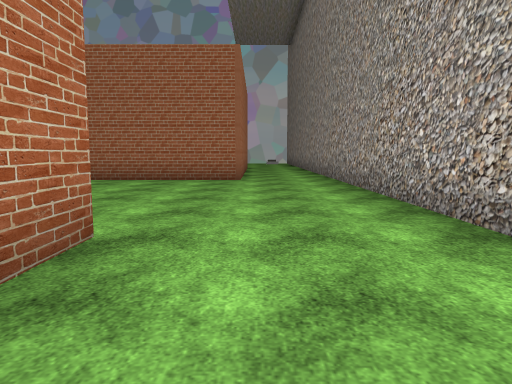
[1] (above)

19 first-person views from a walk through a Unity game level. The camera is 1.3 m above the floor, tilts 6° down and sees 70° across. The floor is counted in squares, 2 m on a side. Each view is taken from the middle of a square. On the plan, view 1 faces up. The plan holds only what a view shows up to about 11 squares ahead; the rest is blank. Some surface patterns are stand-ins.

[2]
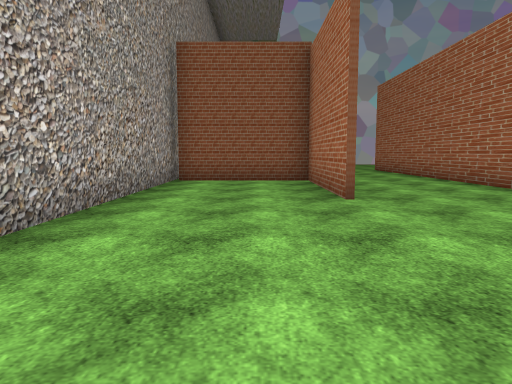

[3]
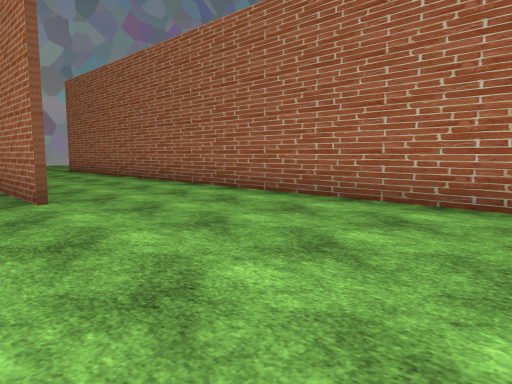

[4]
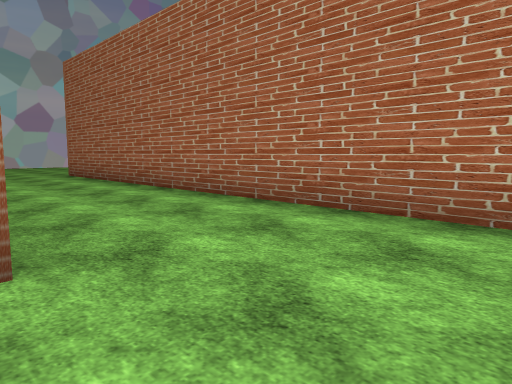

[5]
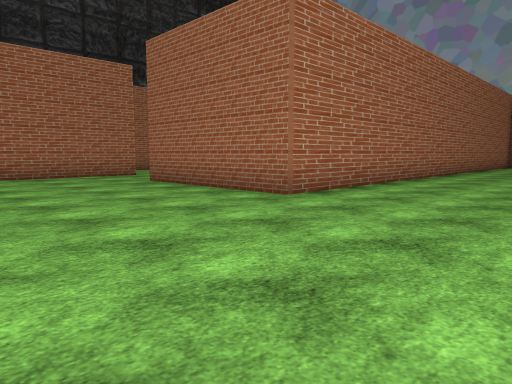

[6]
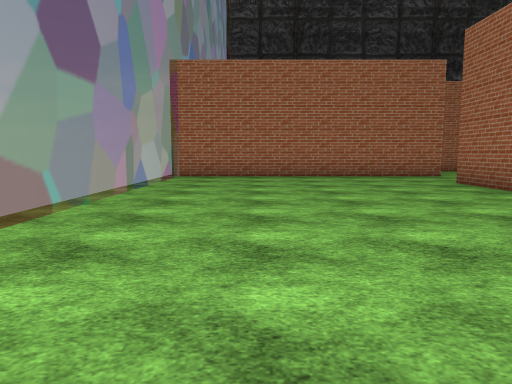

[7]
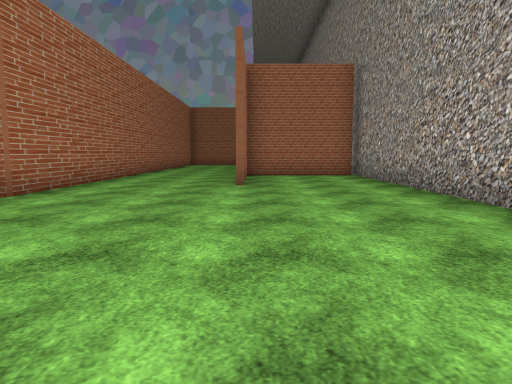

[8]
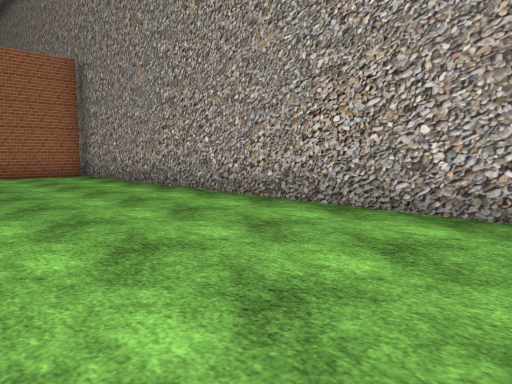

[9]
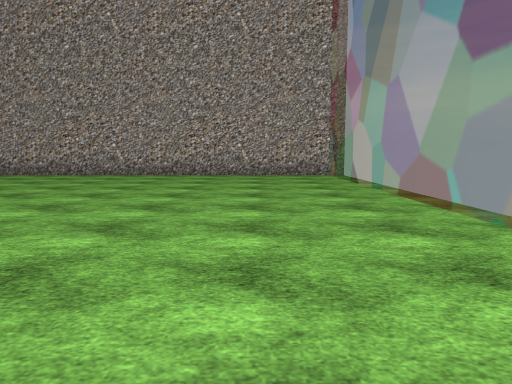

[10]
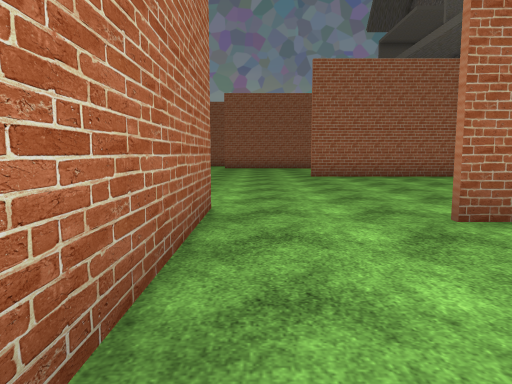

[11]
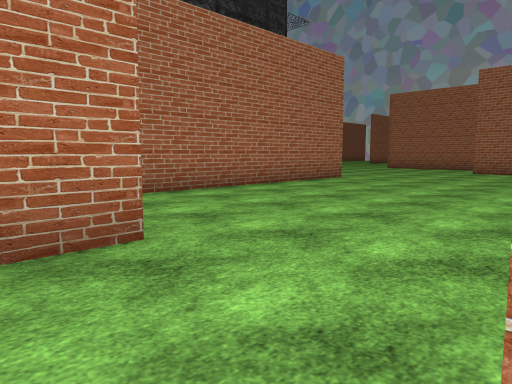

[12]
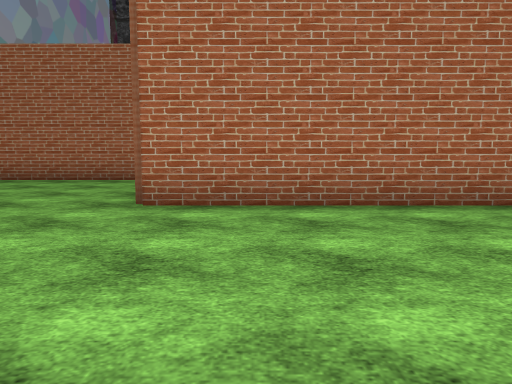

[13]
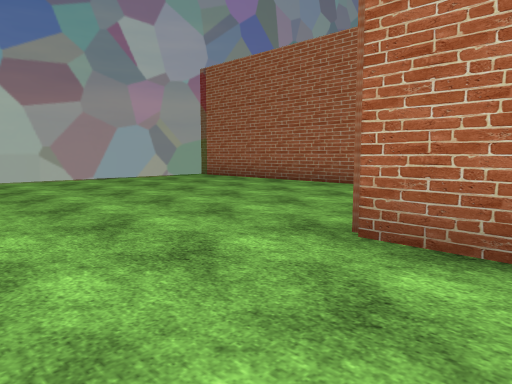

[14]
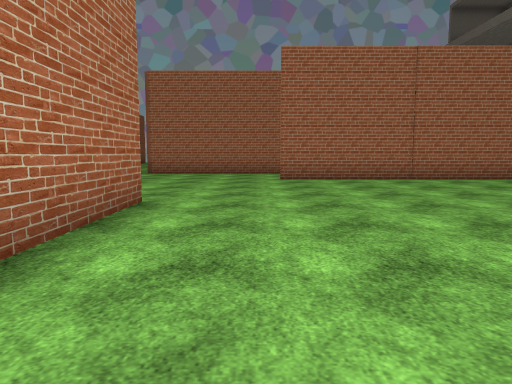

[15]
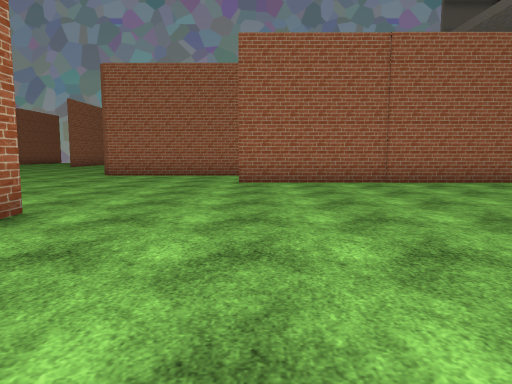

[16]
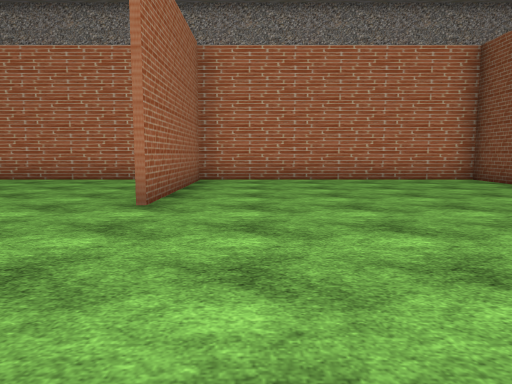

[17]
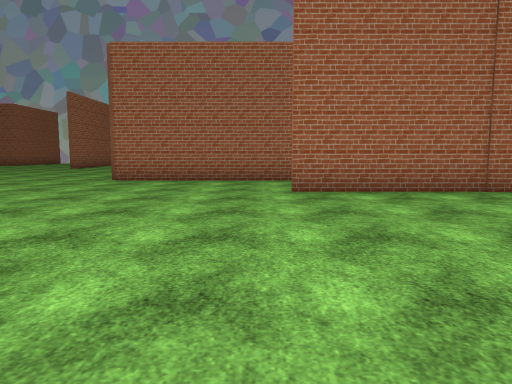

[18]
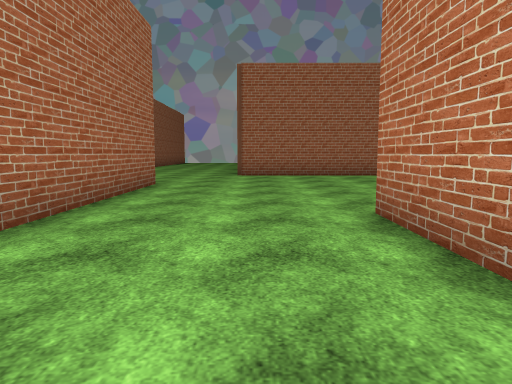

[19]
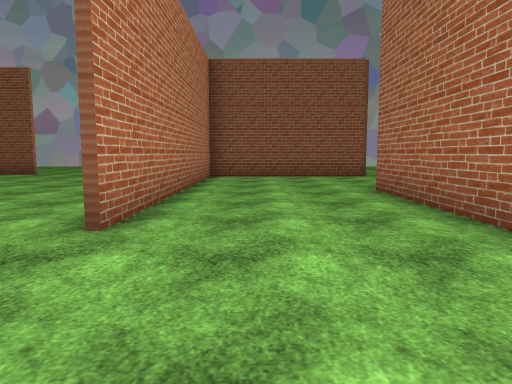

### Floor plan
Points are (right, up) in squares from view 1. A wall is a line through its corners. A room is listed if a view was taken in it or the views show most of it. See-through windows are left out.
Room 1 (views 1, 2, 3, 4, 5, 6, 7, 8, 9, 10, 11)
walls: (-1.3, -1.6) (-1.3, -4.2); (1.9, -1) (-1.4, -1); (-1.3, 2.9) (-1.3, -0.9) (1.9, -0.9); (-11.5, -5.6) (-11.5, -13.5); (2, -13.8) (2, 8.6); (-4.7, 7.2) (-4.7, -6.6) (-9.1, -6.6); (-0.4, 9.1) (-4.1, 9.1)
ways out: opening at (-10.5, -6) to room 2; opening at (1, 9)
Room 2 (views 12, 13, 14, 15, 16, 17, 18, 19)
walls: (-14.6, 2) (-14.6, -5.6); (-4.9, 2) (-4.9, 5.5); (-6.2, 6.2) (-12.4, 6.2); (-12.1, 8.9) (-16.6, 8.9); (-18.2, 5.9) (-18.2, -1.6); (-6.2, -6.4) (-4.9, -6.4) (-4.9, 0.4) (-9.5, 0.4); (-19.2, -5.4) (-14.7, -5.4) (-14.7, 2)
ways out: opening at (-10.5, -6) to room 1; opening at (-18.5, -3.5); opening at (-17, 7.5); opening at (-13.5, -5.5); opening at (-12, 7.5)

Where each view was taken, in squares from view 1:
view 1: 0 up, 0 right, facing up
view 2: 8 up, 0 right, facing down
view 3: 8 up, 0 right, facing down-left
view 4: 5 up, 1 left, facing down-left
view 5: 11 down, 1 left, facing up-left
view 6: 11 down, 1 left, facing left
view 7: 12 down, 1 left, facing up
view 8: 12 down, 2 left, facing up-right
view 9: 11 down, 9 left, facing right
view 10: 10 down, 11 left, facing up
view 11: 7 down, 9 left, facing up-left
view 12: 4 down, 10 left, facing left
view 13: 4 down, 12 left, facing down-left
view 14: 3 down, 13 left, facing up
view 15: 2 down, 12 left, facing up
view 16: 1 down, 14 left, facing right
view 17: 0 up, 13 left, facing up
view 18: 2 down, 16 left, facing up
view 19: 5 up, 16 left, facing down
